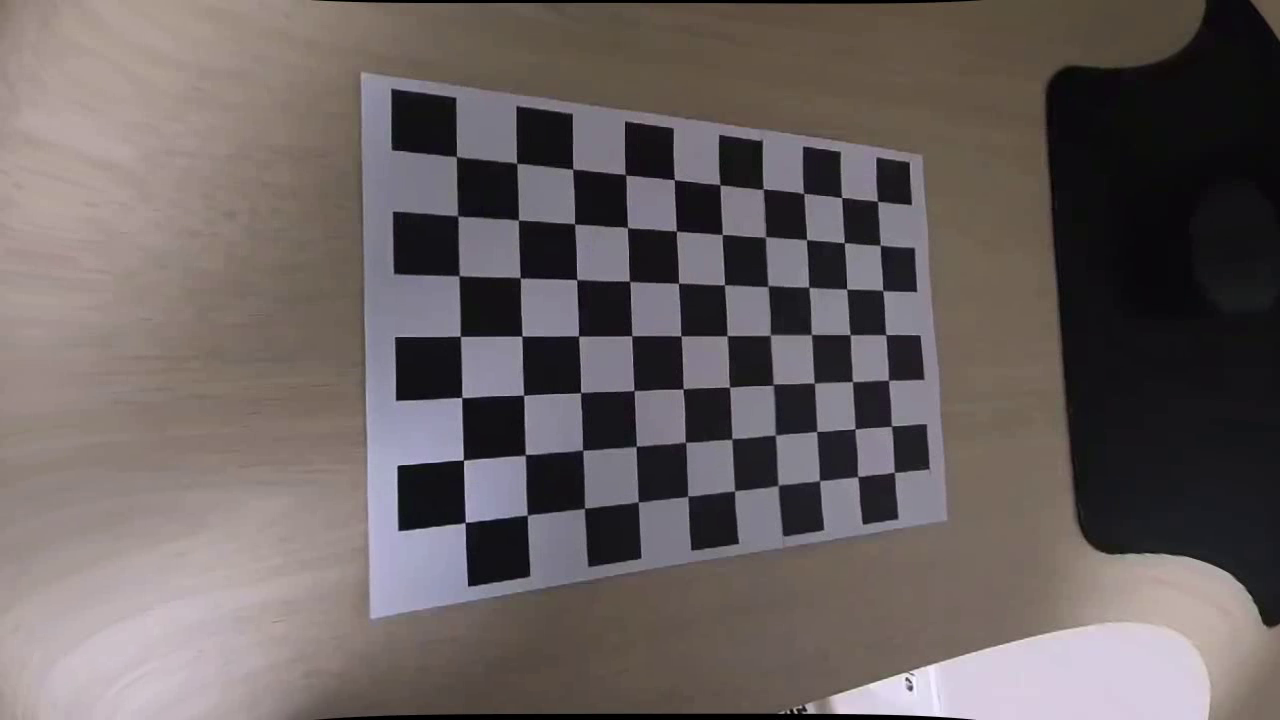
#> input picture frame 4 of demo.avi, 1280 x 720 px, given in place of chessboard.mp4, which was not available
$ python camera_calibration.py
#> lines starting #> are read from the running program, lines starting #| are printed output that depends on the picture; long printed decimals are rounded; pictures that were not available may be replaced by others from this repository, and a replacement may not be noted
import cv2 as cv
import numpy as np

video_path = 'chessboard.mp4'   # 파일 경로
chessboard_size = (10, 7)       # 체스보드 내 코너 개수 (가로, 세로)
square_size = 2.5               # 각 정사각형 실제 크기

def detect_chessboard_corners(video_path, chessboard_size, square_size, display_delay=500, max_frames=30, frame_interval=0.5):
    """
    Args:
        display_delay: 코너 검출 결과 보여줄 때의 지연 시간 (ms)
        max_frames: 캘리브레이션에 사용할 최대 프레임 수
        frame_interval: 이전에 검출된 프레임으로부터 수집할 최소 시간 간격 (초)

    Return:
        objpoints : 실제 3D 객체 포인트 리스트
        imgpoints : 영상상의 2D 코너 포인트 리스트
        image_size: 영상의 크기 (width, height)
    """
#> called with video_path = 'chessboard.mp4', chessboard_size = (10, 7), square_size = 2.5, display_delay = 500, max_frames = 30, frame_interval = 0.5

    # 3D 객체 포인트 준비: (0,0,0), (1,0,0), (2,0,0), ...
    objp = np.zeros((chessboard_size[0] * chessboard_size[1], 3), np.float32)
    objp[:, :2] = np.mgrid[0:chessboard_size[0], 0:chessboard_size[1]].T.reshape(-1, 2)
    objp *= square_size

    # 캘리브레이션에 사용할 모든 3D 객체 포인트와 2D 이미지 포인트를 저장하는 리스트
    objpoints = []  # 실제 3D 포인트
    imgpoints = []  # 영상 2D 포인트

    # 코너 서브픽셀 보정 위한 종료 기준
    criteria = (cv.TERM_CRITERIA_EPS + cv.TERM_CRITERIA_MAX_ITER, 30, 0.001)

    cap = cv.VideoCapture(video_path)
    frame_count = 0
    detected_frames = 0
    image_size = None

    # 마지막 프레임 수집 시각 (초 단위)
    last_capture_time = -frame_interval

    while True:
        ret, frame = cap.read()
#> frame is the input picture: shape (720, 1280, 3); mean B, G, R 96.4, 97.1, 105.7
        if not ret:
            break  # 더 이상 프레임이 없으면 종료

        frame_count += 1

        gray = cv.cvtColor(frame, cv.COLOR_BGR2GRAY)
        if image_size is None:
            image_size = (gray.shape[1], gray.shape[0])
#> image_size = (1280, 720)

        # 현재 프레임의 시간(초 단위)을 계산
        time_stamp = cap.get(cv.CAP_PROP_POS_MSEC) / 1000.0

        # 설정한 시간 간격보다 짧다면 넘어감
        if time_stamp - last_capture_time < frame_interval:
            continue

        # 시간 간격 만족 시 업데이트
        last_capture_time = time_stamp

        # 체스보드 코너 검출
        found, corners = cv.findChessboardCorners(gray, chessboard_size, None)
#> found = True; corners = 70 rows, first 8: [456.3, 156.5], [516.8, 163], [572.8, 169], [625.4, 174.6], [674.3, 179.6], [720.3, 185.2], [763.4, 188.6], [803.9, 193.4]
        if found:
            # 코너 위치 정밀화
            corners_refined = cv.cornerSubPix(gray, corners, (11, 11), (-1, -1), criteria)
#> corners_refined = 70 rows, first 8: [456.4, 156.5], [516.7, 163.2], [572.7, 169.2], [625.5, 174.7], [674.3, 179.6], [720, 184.7], [763.2, 189.1], [803.6, 193.4]
            # 검출된 코너 그리기 (디버깅 및 시각화용)
            cv.drawChessboardCorners(frame, chessboard_size, corners_refined, found)
            cv.putText(frame, f"Frame {frame_count}: Chessboard detected", (10, 30),
                        cv.FONT_HERSHEY_SIMPLEX, 0.8, (0, 255, 0), 2)
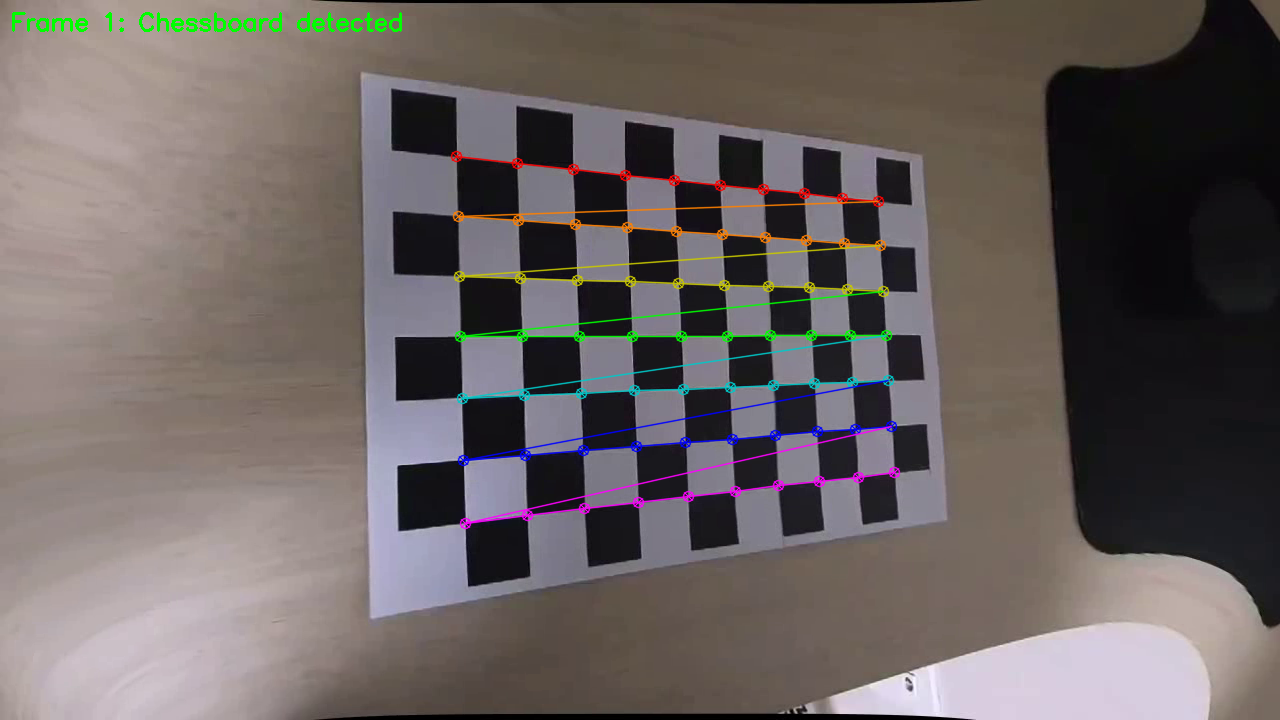
#> frame: shape (720, 1280, 3); mean B, G, R 96.3, 97.9, 105.9

            # 객체 포인트와 이미지 포인트 저장
            objpoints.append(objp)
            imgpoints.append(corners_refined)
            detected_frames += 1

            # 검출 결과 잠시 표시 (500ms)
            cv.imshow('Chessboard Detection', frame)
            cv.waitKey(display_delay)
        else:
            cv.imshow('Chessboard Detection', frame)
            # ESC 키를 누르면 조기 종료
            if cv.waitKey(30) & 0xFF == 27:
                break

        # 최대 수집 프레임 제한
        if detected_frames >= max_frames: break

    cap.release()
    cv.destroyAllWindows()

    return objpoints, imgpoints, image_size

# [51 lines left out: functions calibrate_camera, undistort_video, not called in this run]

# 실행
if __name__ == '__main__':
    # 1. 코너 검출
    objpoints, imgpoints, image_size = detect_chessboard_corners(video_path, chessboard_size, square_size)

    # 2. 카메라 캘리브레이션
    ret, camera_matrix, dist_coeffs, rvecs, tvecs = calibrate_camera(objpoints, imgpoints, image_size)

    # 3. 렌즈 왜곡 보정 영상 시연
    undistort_video(video_path, camera_matrix, dist_coeffs)

$ run again, starting later in the video
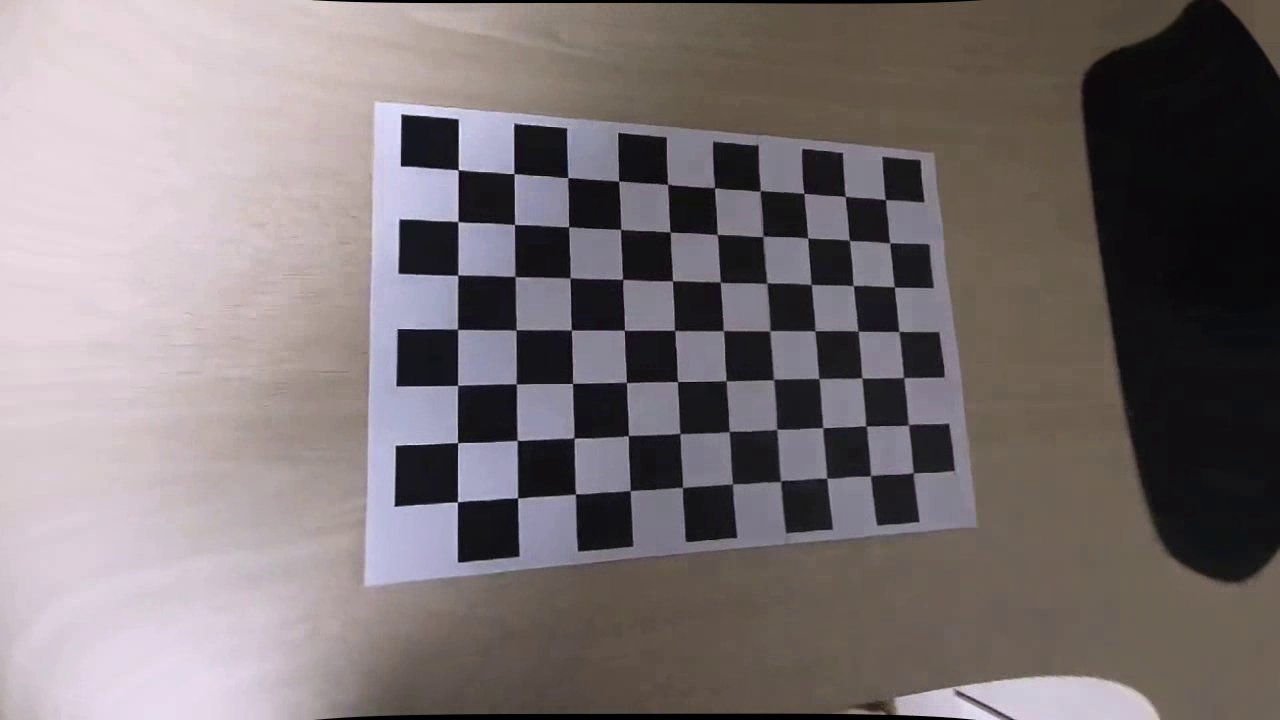
#> input picture frame 21 of demo.avi, 1280 x 720 px, given in place of chessboard.mp4, which was not available
#> in detect_chessboard_corners, frame is the input picture: shape (720, 1280, 3); mean B, G, R 116.3, 114.8, 123.5
#> in detect_chessboard_corners, `gray = cv.cvtColor(frame, cv.COLOR_BGR2GRAY)`:
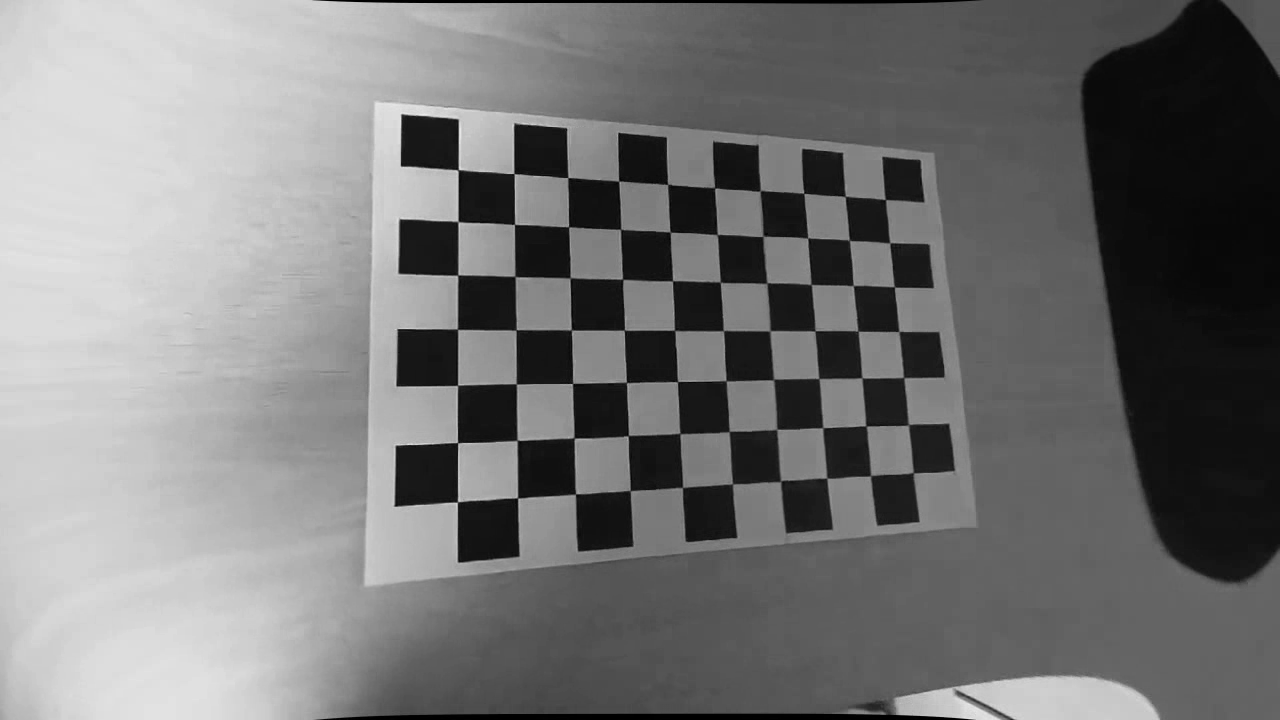
#> gray: shape (720, 1280); min 0, max 235, mean 117.6
#> found = True; corners = 70 rows, first 8: [458.4, 169.5], [514, 173.5], [567.7, 177.5], [618.6, 181.1], [667.5, 184.2], [714.5, 187.8], [759.9, 191.2], [803.8, 193.4]
#> corners_refined = 70 rows, first 8: [458.2, 169.7], [514, 173.6], [567.7, 177.6], [618.6, 180.9], [667.6, 184.4], [714.5, 187.6], [760.2, 191], [803.8, 193.4]
#> in detect_chessboard_corners, `cv.putText(frame, f"Frame {frame_count}: Chessboard detected", (10, 30..`:
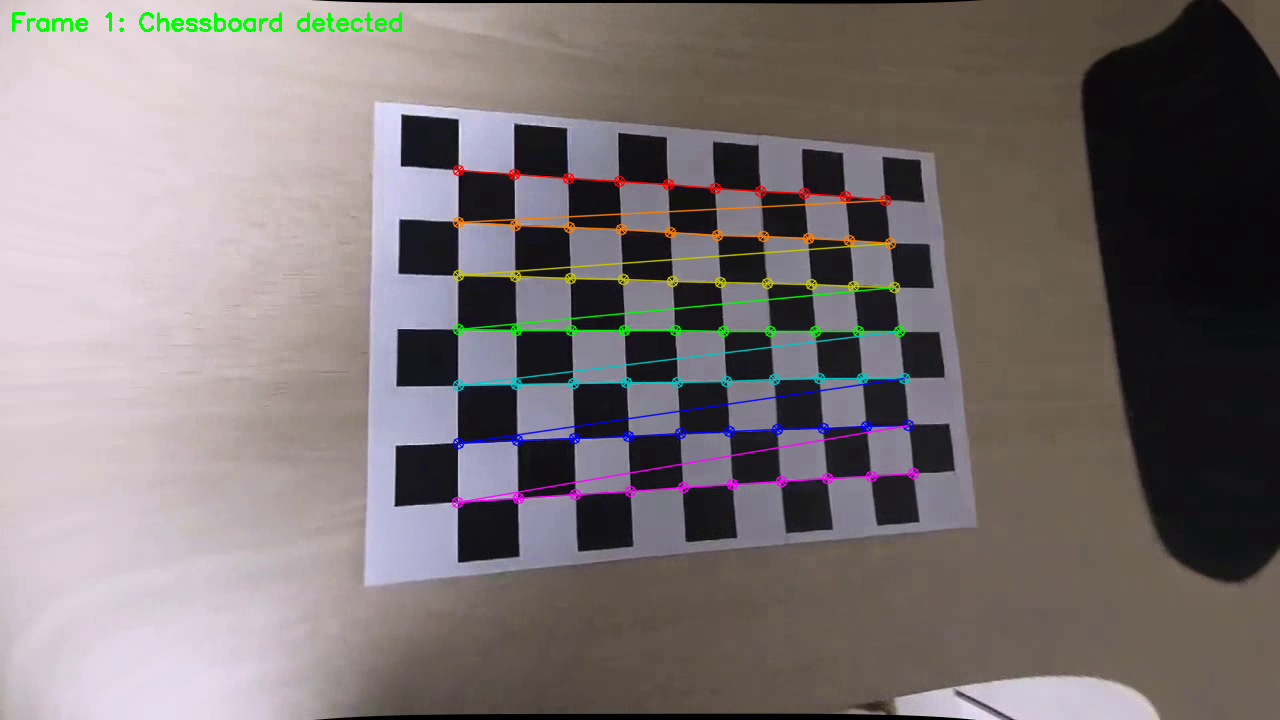
#> frame: shape (720, 1280, 3); mean B, G, R 116, 115.5, 123.6

$ run again, starting later in the video
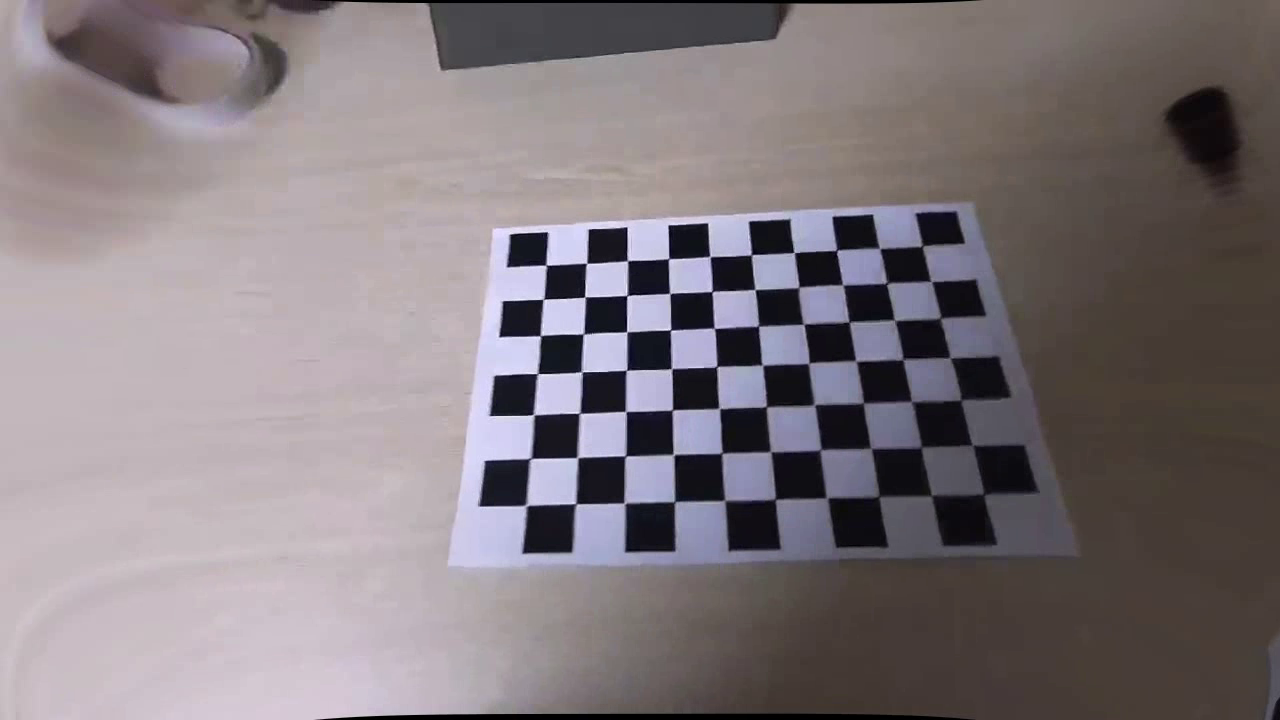
#> input picture frame 38 of demo.avi, 1280 x 720 px, given in place of chessboard.mp4, which was not available
#> in detect_chessboard_corners, frame is the input picture: shape (720, 1280, 3); mean B, G, R 123.9, 119.9, 128.8
#> found = True; corners = 70 rows, first 8: [545.8, 264.8], [586.7, 263.4], [627.5, 260.8], [668.8, 258.5], [710.1, 256.3], [751.1, 254.7], [794.3, 252.4], [836.7, 250.3]
#> corners_refined = 70 rows, first 8: [546.2, 265.2], [586.5, 263.3], [627.4, 260.6], [668.6, 258.7], [709.9, 256.5], [751.4, 254.7], [794.2, 252.6], [836.5, 250.3]
#> `objpoints, imgpoints, image_size = detect_chessboard_corners(video_pat..`: objpoints = 1 item; image_size = (1280, 720)
#> in calibrate_camera, `ret, camera_matrix, dist_coeffs, rvecs, tvecs = cv.calibrateCamera( ob..`: ret = 0.289; camera_matrix = [[666.3, 0, 631.4], [0, 693.1, 412.5], [0, 0, 1]]; dist_coeffs = [[0.0237, -0.0222, 0.000806, -0.00438, -0.14]]; rvecs = ([-0.491, 0.0833, -0.0137],); tvecs = ([-5.22, -8.69, 40.95],)
#| RMS 재투영 오차: 0.289
#| 카메라 행렬 (K):
#|  [[666.333   0.         631.423]
#|  [  0.         693.075 412.452]
#|  [  0.           0.           1.        ]]
#| 왜곡 계수:
#|  [[ 0.02366 -0.02216  0.000806 -0.004379  -0.1402]]
#> `ret, camera_matrix, dist_coeffs, rvecs, tvecs = calibrate_camera(objpo..`: ret = 0.289; camera_matrix = [[666.3, 0, 631.4], [0, 693.1, 412.5], [0, 0, 1]]; dist_coeffs = [[0.0237, -0.0222, 0.000806, -0.00438, -0.14]]; rvecs = ([-0.491, 0.0833, -0.0137],); tvecs = ([-5.22, -8.69, 40.95],)
#> new_camera_mtx = [[14.72, 0, 1264.7], [0, 9.74, 714.2], [0, 0, 1]]; roi = (1251, 708, 28, 10)
#> in undistort_video, `undistorted = cv.undistort(frame, camera_matrix, dist_coeffs, None, ne..`:
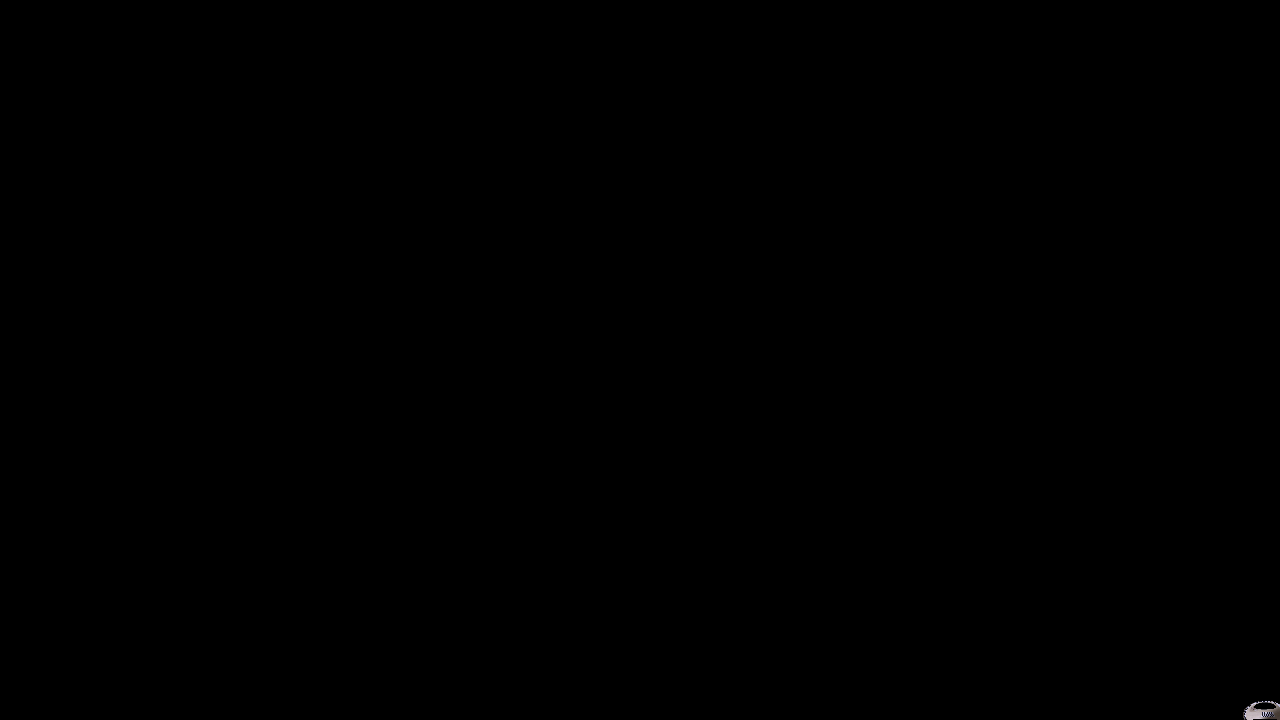
#> undistorted: shape (720, 1280, 3); mean B, G, R 0.1, 0.1, 0.1
#> in undistort_video, `combined = np.hstack((frame, undistorted))`:
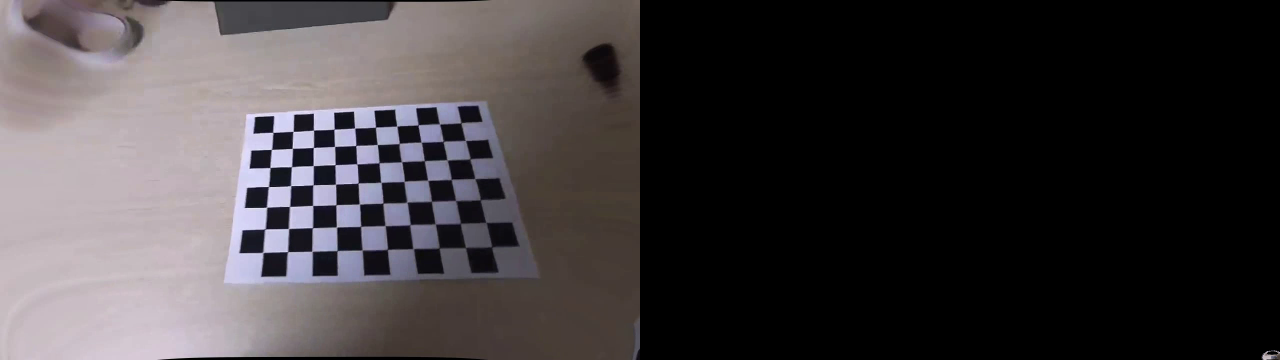
#> combined: shape (720, 2560, 3) (shown at 1/2 size); mean B, G, R 62, 60, 64.4
